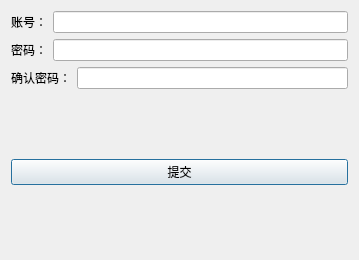
<?xml version="1.0" encoding="UTF-8"?>
<ui version="4.0">
 <class>Dialog_register</class>
 <widget class="QDialog" name="Dialog_register">
  <property name="geometry">
   <rect>
    <x>0</x>
    <y>0</y>
    <width>359</width>
    <height>260</height>
   </rect>
  </property>
  <property name="sizePolicy">
   <sizepolicy hsizetype="Minimum" vsizetype="Minimum">
    <horstretch>0</horstretch>
    <verstretch>0</verstretch>
   </sizepolicy>
  </property>
  <property name="windowTitle">
   <string>注册框</string>
  </property>
  <property name="styleSheet">
   <string notr="true">font: 16pt &quot;Microsoft YaHei UI&quot;;</string>
  </property>
  <layout class="QVBoxLayout" name="verticalLayout_4">
   <item>
    <layout class="QVBoxLayout" name="verticalLayout_3">
     <item>
      <widget class="QSplitter" name="splitter">
       <property name="orientation">
        <enum>Qt::Vertical</enum>
       </property>
       <widget class="QWidget" name="layoutWidget">
        <layout class="QVBoxLayout" name="verticalLayout_2">
         <item>
          <layout class="QVBoxLayout" name="verticalLayout">
           <item>
            <layout class="QHBoxLayout" name="horizontalLayout">
             <item>
              <widget class="QLabel" name="label_2">
               <property name="text">
                <string>账号：</string>
               </property>
              </widget>
             </item>
             <item>
              <widget class="QLineEdit" name="lineEdit_username">
               <property name="styleSheet">
                <string notr="true">font: 12pt &quot;Microsoft YaHei UI&quot;;</string>
               </property>
              </widget>
             </item>
            </layout>
           </item>
           <item>
            <layout class="QHBoxLayout" name="horizontalLayout_2">
             <item>
              <widget class="QLabel" name="label_3">
               <property name="text">
                <string>密码：</string>
               </property>
              </widget>
             </item>
             <item>
              <widget class="QLineEdit" name="lineEdit_password">
               <property name="styleSheet">
                <string notr="true">font: 12pt &quot;Microsoft YaHei UI&quot;;</string>
               </property>
              </widget>
             </item>
            </layout>
           </item>
          </layout>
         </item>
        </layout>
       </widget>
      </widget>
     </item>
     <item>
      <layout class="QHBoxLayout" name="horizontalLayout_4">
       <item>
        <widget class="QLabel" name="label_4">
         <property name="minimumSize">
          <size>
           <width>60</width>
           <height>0</height>
          </size>
         </property>
         <property name="text">
          <string>确认密码：</string>
         </property>
        </widget>
       </item>
       <item>
        <widget class="QLineEdit" name="lineEdit_confirmpassword">
         <property name="styleSheet">
          <string notr="true">font: 12pt &quot;Microsoft YaHei UI&quot;;</string>
         </property>
        </widget>
       </item>
      </layout>
     </item>
    </layout>
   </item>
   <item>
    <spacer name="verticalSpacer">
     <property name="orientation">
      <enum>Qt::Vertical</enum>
     </property>
     <property name="sizeHint" stdset="0">
      <size>
       <width>20</width>
       <height>40</height>
      </size>
     </property>
    </spacer>
   </item>
   <item>
    <layout class="QHBoxLayout" name="horizontalLayout_5">
     <item>
      <widget class="QPushButton" name="pushButton_submit">
       <property name="text">
        <string>提交</string>
       </property>
      </widget>
     </item>
    </layout>
   </item>
   <item>
    <spacer name="verticalSpacer_2">
     <property name="orientation">
      <enum>Qt::Vertical</enum>
     </property>
     <property name="sizeHint" stdset="0">
      <size>
       <width>20</width>
       <height>40</height>
      </size>
     </property>
    </spacer>
   </item>
  </layout>
 </widget>
 <resources/>
 <connections/>
</ui>
